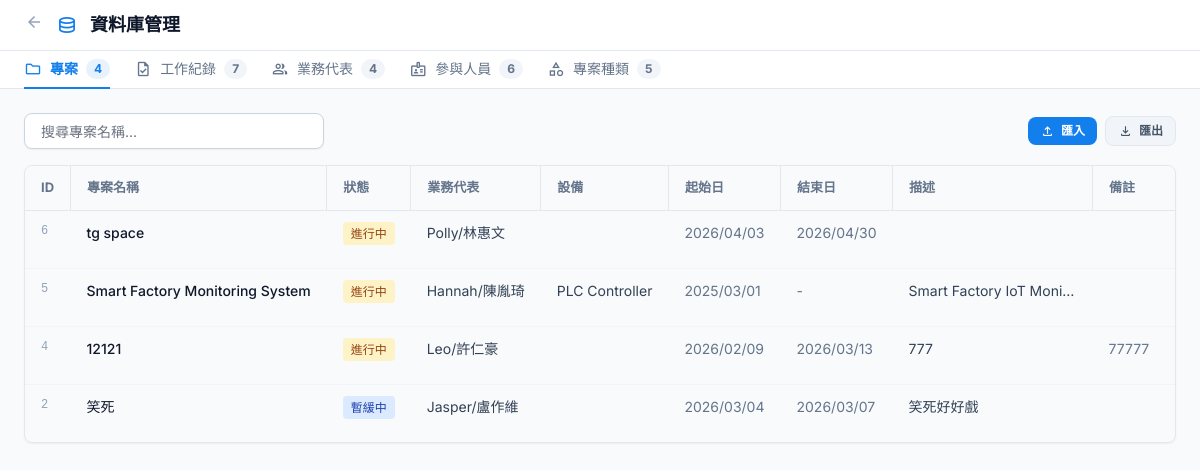
Page /manage-db (signed in) on the committed database.
### app.py (models this page shows)
class Project(db.Model):
    id = db.Column(db.Integer, primary_key=True)
    name = db.Column(db.String(100), nullable=False)                # project name
    status = db.Column(db.String(20), nullable=False)               # project status
    rep = db.Column(db.String(50), nullable=False)                  # representative
    equipment = db.Column(db.String(100), nullable=True)            # equipment
    category = db.Column(db.String(50), nullable=False)             # project category
    description = db.Column(db.Text, nullable=True)                 # project description
    start_date = db.Column(db.Date, nullable=False)                 # start date
    end_date = db.Column(db.Date, nullable=True)                    # end date
    notes = db.Column(db.Text, nullable=True)                       # notes
    tasks = db.relationship('Task', backref='project', lazy=True, cascade='all, delete-orphan') # relationship with Task

### app.py (the view)
@app.route('/manage-db')
def manage_db():
    from flask import session
    if not session.get('db_admin_auth'):
        return redirect(url_for('manage_db_login'))
    projects = Project.query.order_by(Project.id.desc()).all()
    tasks = Task.query.order_by(Task.id.desc()).all()
    reps = Representative.query.order_by(Representative.name).all()
    personnel_list = Personnel.query.order_by(Personnel.name).all()
    categories = Category.query.order_by(Category.name).all()
    return render_template('manage_db.html', projects=projects, tasks=tasks, reps=reps, personnel=personnel_list, categories=categories)

### templates/manage_db.html (shortened to what this page needs)
{% extends 'base.html' %}
{% block content %}
<div class="layout-container flex h-screen grow flex-col bg-slate-50 overflow-hidden">
    <div class="flex items-center justify-between px-6 py-3 border-b border-slate-200 bg-white shrink-0">
        <div class="flex items-center gap-3">
            <a href="{{ url_for('index') }}" class="text-slate-400 hover:text-slate-600 transition-colors" title="返回首頁">
                <span class="material-symbols-outlined text-[20px]">arrow_back</span>
            </a>
            <a href="{{ url_for('index') }}" class="flex items-center gap-3 hover:opacity-80 transition-opacity">
                <span class="material-symbols-outlined text-[22px] text-primary">database</span>
                <h2 class="text-slate-900 text-lg font-bold leading-tight">資料庫管理</h2>
            </a>
        </div>
    </div>
    <div class="flex items-center px-6 py-2 border-b border-slate-200 bg-white z-10 shrink-0">
        <div class="flex items-center gap-6">
            <button id="db-btn-projects" onclick="switchDbTab('projects')"
                class="flex items-center gap-2 pb-2 text-sm font-bold text-primary border-b-2 border-primary -mb-[9px] transition-colors">
                <span class="material-symbols-outlined text-[18px]">folder</span> 專案
                <span class="bg-primary/10 text-primary text-xs font-bold px-2 py-0.5 rounded-full">{{ projects | length
                    }}</span>
            </button>
            <button id="db-btn-tasks" onclick="switchDbTab('tasks')"
                class="flex items-center gap-2 pb-2 text-sm font-medium text-slate-500 hover:text-slate-800 border-b-2 border-transparent -mb-[9px] transition-colors">
                <span class="material-symbols-outlined text-[18px]">task</span> 工作紀錄
                <span class="bg-slate-100 text-slate-500 text-xs font-bold px-2 py-0.5 rounded-full">{{ tasks | length
                    }}</span>
            </button>
            <button id="db-btn-reps" onclick="switchDbTab('reps')"
                class="flex items-center gap-2 pb-2 text-sm font-medium text-slate-500 hover:text-slate-800 border-b-2 border-transparent -mb-[9px] transition-colors">
                <span class="material-symbols-outlined text-[18px]">people</span> 業務代表
                <span class="bg-slate-100 text-slate-500 text-xs font-bold px-2 py-0.5 rounded-full">{{ reps | length
                    }}</span>
            </button>
            <button id="db-btn-personnel" onclick="switchDbTab('personnel')"
                class="flex items-center gap-2 pb-2 text-sm font-medium text-slate-500 hover:text-slate-800 border-b-2 border-transparent -mb-[9px] transition-colors">
                <span class="material-symbols-outlined text-[18px]">badge</span> 參與人員
                <span class="bg-slate-100 text-slate-500 text-xs font-bold px-2 py-0.5 rounded-full">{{ personnel |
                    length }}</span>
            </button>
            <button id="db-btn-categories" onclick="switchDbTab('categories')"
                class="flex items-center gap-2 pb-2 text-sm font-medium text-slate-500 hover:text-slate-800 border-b-2 border-transparent -mb-[9px] transition-colors">
                <span class="material-symbols-outlined text-[18px]">category</span> 專案種類
                <span class="bg-slate-100 text-slate-500 text-xs font-bold px-2 py-0.5 rounded-full">{{ categories |
                    length }}</span>
            </button>
        </div>
    </div>
    <div class="flex-1 overflow-auto p-6">
        <div id="db-view-projects">
            <div class="mb-4 flex items-center gap-3">
                <input type="text" id="search-projects" onkeyup="searchTable('projects')"
                    class="form-input rounded-lg border-slate-300 bg-white h-9 px-4 text-sm shadow-sm w-[300px]"
                    placeholder="搜尋專案名稱...">
                <div class="ml-auto flex items-center gap-2">
                    <button onclick="openImportModal('專案', '{{ url_for('import_db') }}', true, '覆蓋同名專案的資料（工作紀錄不受影響）')"
                        class="px-3 py-1.5 rounded-lg text-xs font-semibold text-white bg-primary hover:bg-primary/90 transition-colors flex items-center gap-1.5">
                        <span class="material-symbols-outlined text-[15px]">upload</span>匯入
                    </button>
                    <a href="{{ url_for('export_db') }}" target="_blank"
                        class="px-3 py-1.5 rounded-lg text-xs font-semibold text-slate-600 bg-slate-100 hover:bg-slate-200 transition-colors flex items-center gap-1.5 border border-slate-200">
                        <span class="material-symbols-outlined text-[15px]">download</span>匯出
                    </a>
                </div>
            </div>
            <div class="border border-slate-200 rounded-lg shadow-sm overflow-hidden">
                <div class="overflow-x-auto">
                    <table class="w-full text-left whitespace-nowrap border-collapse" id="table-projects">
                        <thead>
                            <tr class="bg-slate-50 border-b border-slate-200 text-slate-500 text-[13px] font-semibold">
                                <th class="px-4 py-3 border-r border-slate-200 w-[60px]">ID</th>
                                <th class="px-4 py-3 border-r border-slate-200 min-w-[180px]">專案名稱</th>
                                <th class="px-4 py-3 border-r border-slate-200">狀態</th>
                                <th class="px-4 py-3 border-r border-slate-200">業務代表</th>
                                <th class="px-4 py-3 border-r border-slate-200">設備</th>
                                <th class="px-4 py-3 border-r border-slate-200">起始日</th>
                                <th class="px-4 py-3 border-r border-slate-200">結束日</th>
                                <th class="px-4 py-3 border-r border-slate-200 min-w-[200px]">描述</th>
                                <th class="px-4 py-3 border-r border-slate-200 min-w-[200px]">備註</th>
                            </tr>
                        </thead>
                        <tbody class="divide-y divide-slate-100 text-sm text-slate-700">
                            {% for proj in projects %}
                            <tr class="hover:bg-slate-50 transition-colors align-top searchable-row">
                                <td class="px-4 py-3 text-slate-400 font-mono text-xs">{{ proj.id }}</td>
                                <td class="px-4 py-3 font-medium text-slate-900 search-field">{{ proj.name }}</td>
                                <td class="px-4 py-3">
                                    {% if proj.status == '進行中' %}
                                    <span
                                        class="px-2 py-1 bg-amber-100 text-amber-800 rounded font-medium text-xs">進行中</span>
                                    {% elif proj.status == '暫緩中' %}
                                    <span
                                        class="px-2 py-1 bg-blue-100 text-blue-800 rounded font-medium text-xs">暫緩中</span>
                                    {% elif proj.status == '等待中' %}
                                    <span
                                        class="px-2 py-1 bg-pink-100 text-pink-800 rounded font-medium text-xs">等待中</span>
                                    {% elif proj.status == '已結案' %}
                                    <span
                                        class="px-2 py-1 bg-green-100 text-green-800 rounded font-medium text-xs">已結案</span>
                                    {% else %}
                                    <span class="px-2 py-1 bg-slate-100 text-slate-800 rounded font-medium text-xs">{{
                                        proj.status }}</span>
                                    {% endif %}
                                </td>
                                <td class="px-4 py-3">{{ proj.rep }}</td>
                                <td class="px-4 py-3">{{ proj.equipment or '' }}</td>
                                <td class="px-4 py-3 text-slate-500">{{ proj.start_date.strftime('%Y/%m/%d') }}</td>
                                <td class="px-4 py-3 text-slate-500">{{ proj.end_date.strftime('%Y/%m/%d') if
                                    proj.end_date else '-' }}</td>
                                <td class="px-4 py-3 truncate max-w-[200px]">{{ proj.description or '' }}</td>
                                <td class="px-4 py-3 truncate max-w-[200px] text-slate-500">{{ proj.notes or '' }}</td>
                            </tr>
                            {% else %}
                            <tr>
                                <td colspan="10" class="px-4 py-8 text-center text-slate-500">目前沒有專案資料。</td>
                            </tr>
                            {% endfor %}
                        </tbody>
                    </table>
                </div>
            </div>
        </div>
    </div>
</div>
{% endblock %}

### templates/base.html (shortened to what this page needs)
<!DOCTYPE html>
<html lang="zh-TW">
<head>
    <script src="https://cdn.tailwindcss.com?plugins=forms,container-queries"></script>
    <script src="{{ url_for('static', filename='js/tailwind-config.js') }}"></script>
    <link href="{{ url_for('static', filename='css/style.css') }}" rel="stylesheet" />
</head>
<body
    class="bg-background-light dark:bg-background-dark text-slate-900 dark:text-slate-100 font-display min-h-screen flex flex-col selection:bg-primary/20 selection:text-primary overflow-x-hidden">
    {% block content %}
    {% endblock %}
</body>
</html>

### static/css/style.css (style rules this page uses)
body { font-family: 'Inter', sans-serif; }

### rows in the picture
Project: id "6", name "tg space", status "進行中", rep "Polly/林惠文", start_date "2026/04/03", end_date "2026/04/30"
Project: id "5", name "Smart Factory Monitoring System", status "進行中", rep "Hannah/陳胤琦", equipment "PLC Controller", start_date "2025/03/01", end_date "-", description "Smart Factory IoT Moni…"
Project: id "4", name "12121", status "進行中", rep "Leo/許仁豪", start_date "2026/02/09", end_date "2026/03/13", description "777", notes "77777"
Project: id "2", name "笑死", status "暫緩中", rep "Jasper/盧作維", start_date "2026/03/04", end_date "2026/03/07", description "笑死好好戲"

### other values in the picture
{{ projects | length }} "4"
{{ tasks | length }} "7"
{{ reps | length }} "4"
{{ personnel |
                    length }} "6"
{{ categories |
                    length }} "5"
